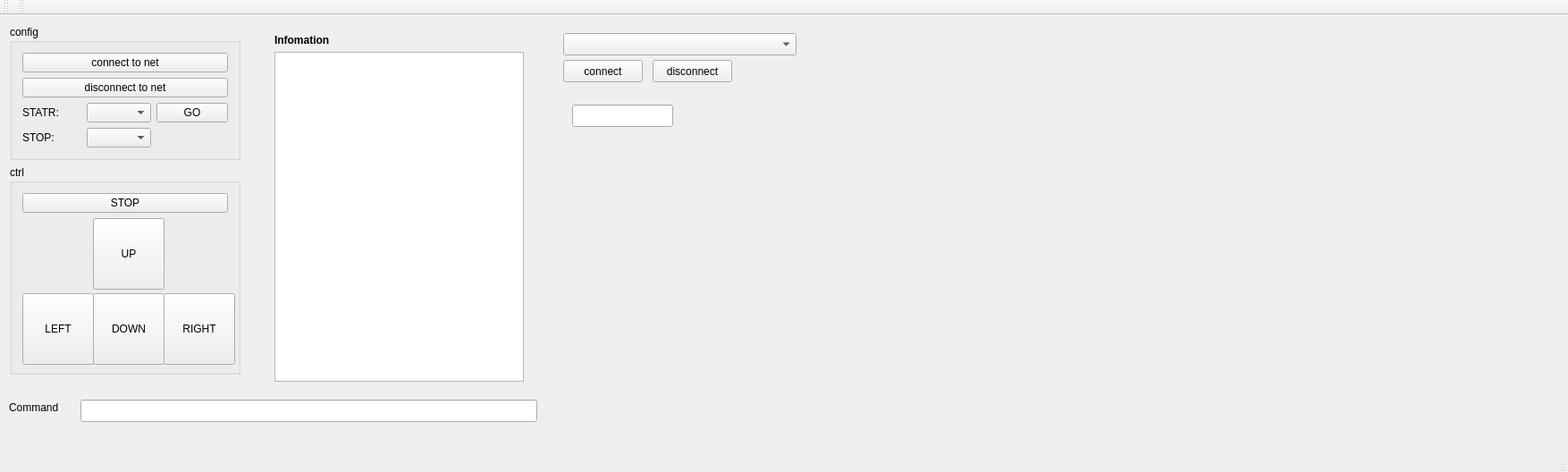
<?xml version="1.0" encoding="UTF-8"?>
<ui version="4.0">
 <class>MainWindow</class>
 <widget class="QMainWindow" name="MainWindow">
  <property name="geometry">
   <rect>
    <x>0</x>
    <y>0</y>
    <width>1754</width>
    <height>528</height>
   </rect>
  </property>
  <property name="windowTitle">
   <string>MainWindow</string>
  </property>
  <widget class="QWidget" name="centralWidget">
   <widget class="QLabel" name="label_cam">
    <property name="geometry">
     <rect>
      <x>930</x>
      <y>20</y>
      <width>550</width>
      <height>400</height>
     </rect>
    </property>
    <property name="minimumSize">
     <size>
      <width>550</width>
      <height>400</height>
     </size>
    </property>
    <property name="maximumSize">
     <size>
      <width>550</width>
      <height>400</height>
     </size>
    </property>
    <property name="text">
     <string/>
    </property>
   </widget>
   <widget class="QWidget" name="layoutWidget">
    <property name="geometry">
     <rect>
      <x>0</x>
      <y>0</y>
      <width>280</width>
      <height>413</height>
     </rect>
    </property>
    <layout class="QVBoxLayout" name="verticalLayout_4">
     <item>
      <widget class="QGroupBox" name="groupBox">
       <property name="title">
        <string>config</string>
       </property>
       <layout class="QGridLayout" name="gridLayout_2">
        <item row="0" column="1" colspan="3">
         <widget class="QPushButton" name="pushButton_con_net">
          <property name="text">
           <string>connect to net</string>
          </property>
         </widget>
        </item>
        <item row="1" column="1" colspan="3">
         <widget class="QPushButton" name="pushButton_discon_net">
          <property name="text">
           <string>disconnect to net</string>
          </property>
         </widget>
        </item>
        <item row="2" column="1">
         <widget class="QLabel" name="label_3">
          <property name="text">
           <string>STATR:</string>
          </property>
         </widget>
        </item>
        <item row="3" column="1">
         <widget class="QLabel" name="label_2">
          <property name="text">
           <string>STOP:</string>
          </property>
         </widget>
        </item>
        <item row="2" column="2">
         <widget class="QComboBox" name="comboBox_start_node"/>
        </item>
        <item row="3" column="2">
         <widget class="QComboBox" name="comboBox_stop_node"/>
        </item>
        <item row="2" column="3">
         <widget class="QPushButton" name="pushButton_go">
          <property name="text">
           <string>GO</string>
          </property>
          <property name="shortcut">
           <string>Space</string>
          </property>
         </widget>
        </item>
       </layout>
      </widget>
     </item>
     <item>
      <widget class="QGroupBox" name="groupBox_2">
       <property name="title">
        <string>ctrl</string>
       </property>
       <layout class="QVBoxLayout" name="verticalLayout_2">
        <item>
         <widget class="QPushButton" name="pushButton_stop">
          <property name="text">
           <string>STOP</string>
          </property>
          <property name="shortcut">
           <string>+</string>
          </property>
         </widget>
        </item>
        <item>
         <layout class="QGridLayout" name="gridLayout">
          <item row="1" column="1">
           <widget class="QPushButton" name="pushButton_down">
            <property name="minimumSize">
             <size>
              <width>80</width>
              <height>80</height>
             </size>
            </property>
            <property name="text">
             <string>DOWN</string>
            </property>
            <property name="shortcut">
             <string>Down</string>
            </property>
           </widget>
          </item>
          <item row="1" column="0">
           <widget class="QPushButton" name="pushButton_left">
            <property name="minimumSize">
             <size>
              <width>80</width>
              <height>80</height>
             </size>
            </property>
            <property name="maximumSize">
             <size>
              <width>80</width>
              <height>80</height>
             </size>
            </property>
            <property name="text">
             <string>LEFT</string>
            </property>
            <property name="shortcut">
             <string>Left</string>
            </property>
           </widget>
          </item>
          <item row="0" column="0">
           <spacer name="horizontalSpacer">
            <property name="orientation">
             <enum>Qt::Horizontal</enum>
            </property>
            <property name="sizeHint" stdset="0">
             <size>
              <width>40</width>
              <height>20</height>
             </size>
            </property>
           </spacer>
          </item>
          <item row="0" column="1">
           <widget class="QPushButton" name="pushButton_up">
            <property name="minimumSize">
             <size>
              <width>80</width>
              <height>80</height>
             </size>
            </property>
            <property name="text">
             <string>UP</string>
            </property>
            <property name="shortcut">
             <string>Up</string>
            </property>
           </widget>
          </item>
          <item row="1" column="2">
           <widget class="QPushButton" name="pushButton_right">
            <property name="minimumSize">
             <size>
              <width>80</width>
              <height>80</height>
             </size>
            </property>
            <property name="maximumSize">
             <size>
              <width>80</width>
              <height>80</height>
             </size>
            </property>
            <property name="text">
             <string>RIGHT</string>
            </property>
            <property name="shortcut">
             <string>Right</string>
            </property>
           </widget>
          </item>
          <item row="0" column="2">
           <spacer name="horizontalSpacer_2">
            <property name="orientation">
             <enum>Qt::Horizontal</enum>
            </property>
            <property name="sizeHint" stdset="0">
             <size>
              <width>40</width>
              <height>20</height>
             </size>
            </property>
           </spacer>
          </item>
         </layout>
        </item>
       </layout>
      </widget>
     </item>
    </layout>
   </widget>
   <widget class="QWidget" name="layoutWidget">
    <property name="geometry">
     <rect>
      <x>296</x>
      <y>10</y>
      <width>301</width>
      <height>411</height>
     </rect>
    </property>
    <layout class="QGridLayout" name="gridLayout_3">
     <item row="0" column="0">
      <widget class="QLabel" name="label">
       <property name="text">
        <string>&lt;html&gt;&lt;head/&gt;&lt;body&gt;&lt;p&gt;&lt;span style=&quot; font-weight:600;&quot;&gt;Infomation&lt;/span&gt;&lt;/p&gt;&lt;/body&gt;&lt;/html&gt;</string>
       </property>
      </widget>
     </item>
     <item row="1" column="0">
      <widget class="QTextBrowser" name="textBrowser"/>
     </item>
    </layout>
   </widget>
   <widget class="QLineEdit" name="lineEdit_command">
    <property name="geometry">
     <rect>
      <x>90</x>
      <y>430</y>
      <width>511</width>
      <height>25</height>
     </rect>
    </property>
   </widget>
   <widget class="QLabel" name="label_4">
    <property name="geometry">
     <rect>
      <x>10</x>
      <y>430</y>
      <width>71</width>
      <height>17</height>
     </rect>
    </property>
    <property name="text">
     <string>Command</string>
    </property>
   </widget>
   <widget class="QComboBox" name="comboBox_serial">
    <property name="geometry">
     <rect>
      <x>630</x>
      <y>20</y>
      <width>261</width>
      <height>25</height>
     </rect>
    </property>
   </widget>
   <widget class="QPushButton" name="pushButton_serial_connect">
    <property name="geometry">
     <rect>
      <x>630</x>
      <y>50</y>
      <width>89</width>
      <height>25</height>
     </rect>
    </property>
    <property name="text">
     <string>connect</string>
    </property>
    <property name="shortcut">
     <string>Enter</string>
    </property>
   </widget>
   <widget class="QPushButton" name="pushButton_serial_disconnect">
    <property name="geometry">
     <rect>
      <x>730</x>
      <y>50</y>
      <width>89</width>
      <height>25</height>
     </rect>
    </property>
    <property name="text">
     <string>disconnect</string>
    </property>
   </widget>
   <widget class="QLineEdit" name="lineEdit_path_status">
    <property name="geometry">
     <rect>
      <x>640</x>
      <y>100</y>
      <width>113</width>
      <height>25</height>
     </rect>
    </property>
   </widget>
  </widget>
  <widget class="QMenuBar" name="menuBar">
   <property name="geometry">
    <rect>
     <x>0</x>
     <y>0</y>
     <width>1754</width>
     <height>22</height>
    </rect>
   </property>
  </widget>
  <widget class="QToolBar" name="mainToolBar">
   <attribute name="toolBarArea">
    <enum>TopToolBarArea</enum>
   </attribute>
   <attribute name="toolBarBreak">
    <bool>false</bool>
   </attribute>
  </widget>
  <widget class="QStatusBar" name="statusBar"/>
  <widget class="QToolBar" name="toolBar">
   <property name="windowTitle">
    <string>toolBar</string>
   </property>
   <attribute name="toolBarArea">
    <enum>TopToolBarArea</enum>
   </attribute>
   <attribute name="toolBarBreak">
    <bool>false</bool>
   </attribute>
  </widget>
 </widget>
 <layoutdefault spacing="6" margin="11"/>
 <resources/>
 <connections/>
</ui>
